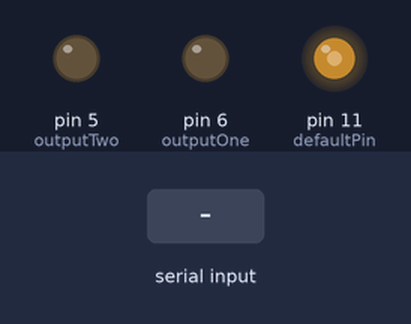
A sketch run on a simulated Arduino Uno, built with avr-gcc and run on an emulated ATmega328P. Shown: output pins drawn as LEDs (lit = HIGH). The inputs (shaded band) are chosen by the test bench. What the sketch prints to the serial monitor is not drawn.

Above: at 1.2 s.
1.3 s: "speed" received over Serial
3.8 s: "mode" received over Serial
At 5.5 s:
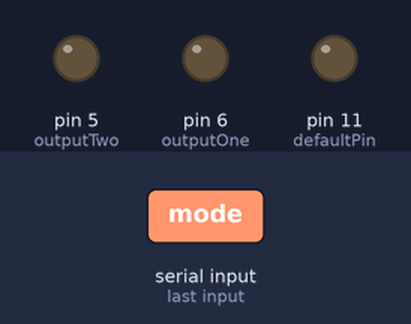
Timing chart, 0 to 7.0 s (numbered marks = the images above; inputs shaded):
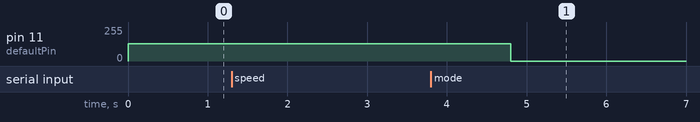

The sketch:

Motorsteuerung.ino
```cpp
/*
 Name:		Motorsteuerung.ino
 Created:	30.11.2018 23:00:05
 Author:	Johannes
*/

//PWM-Pins müssen benutzt werden.
int defaultPin = 11, outputOne = 6, outputTwo = 5;

/*
0 = Anweisung
1 = Speed
2 = Modus
*/
int inputmode = 0;

// the setup function runs once when you press reset or power the board
void setup() {
	Serial.begin(9600);
	pinMode(defaultPin, OUTPUT);
	pinMode(outputOne, OUTPUT);
	pinMode(outputTwo, OUTPUT);

	analogWrite(defaultPin, 128);

	Serial.println("Bitte gib etwas ein, das von dir gesetzt werden soll (speed oder mode).");

}

// the loop function runs over and over again until power down or reset
void loop() {
	if (Serial.available()) {
		if (inputmode == 0) {
			String input = Serial.readString();
			if (input == "speed") {
				inputmode = 1;
				Serial.println("Bitte gib eine gültige Geschwindigkeit ein (0 - 255).");
				return;
			}
			if (input == "mode") {
				inputmode = 2;
				Serial.println("Bitte gib einen gültigen Modus ein (0 - 2).");
				return;
			}
		}

		int input = Serial.parseInt();

		if (inputmode == 1) {
			inputmode = 0;
			setSpeed(input);
			Serial.println("Bitte gib etwas ein, das von dir gesetzt werden soll (speed oder mode).");
			return;
		}

		if (inputmode == 2) {
			inputmode = 0;
			setMode(input);
			Serial.println("Bitte gib etwas ein, das von dir gesetzt werden soll (speed oder mode).");
			return;
		}
	}
}

void setMode(int mode) {
	switch (mode) {
	case 1:
		digitalWrite(outputOne, LOW);
		digitalWrite(outputTwo, HIGH);
		break;

	case 2:
		digitalWrite(outputOne, HIGH);
		digitalWrite(outputTwo, LOW);
		break;

	default:
		digitalWrite(outputOne, LOW);
		digitalWrite(outputTwo, LOW);
	}
}

void setSpeed(int speed) {
	if (speed >= 0 && speed <= 255) {
		analogWrite(defaultPin, speed);
	}
}
```

Measured:
- after the input at 1.3 s, every drawn part: stays the same
- after the input at 3.8 s, pin 11 (defaultPin): 128/255 → 0/255 after 1.0 s
